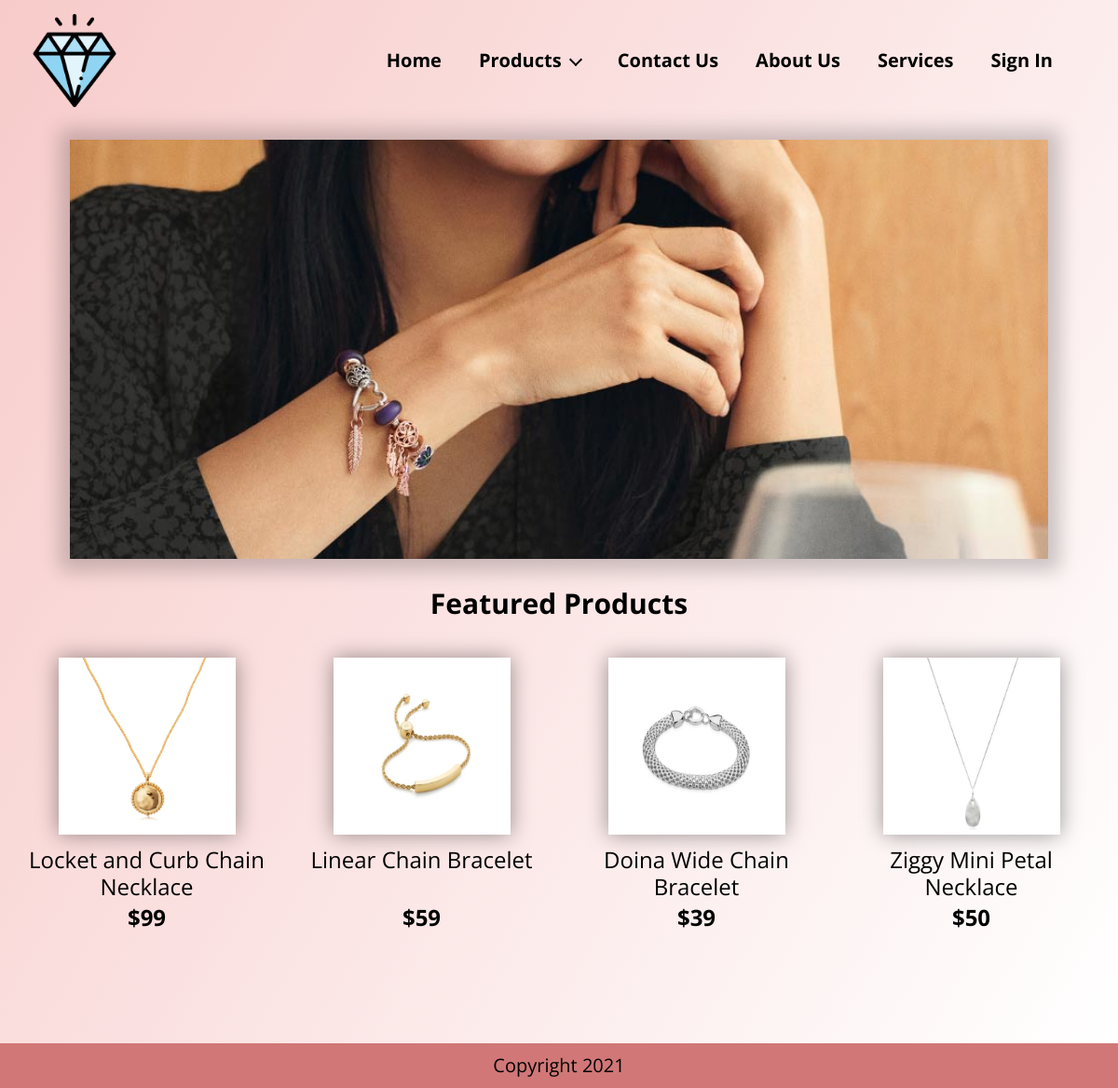
The page / on the database its author committed.
### tables this page shows
CREATE TABLE `products` (
  `id` int(13) NOT NULL,
  `Name` varchar(50) NOT NULL,
  `Category_id` int(5) NOT NULL,
  `Price` int(5) NOT NULL,
  `Colors` varchar(255) NOT NULL,
  `Image` varchar(255) NOT NULL,
  `Description` varchar(255) NOT NULL
);

### index.php (the view)
<?php include 'head.php';?>
<body>
	<div class="main">
		<?php include 'header.php';?>
		<div class="shell">
			<div class="hero">
				<div class="hero__image">
					<img src="assets/images/home.jpg" alt="" width="960" height="460">
				</div>
				<h1>Featured Products</h1>
				<div class="hero__body">
					<div class="products products--home">
						<ul>
						<?php
							include 'php/database_connect.php';
							$query = mysqli_query($databaseConnect, "SELECT * FROM products");
							$allProductsNumber = 0;
							while ($allProducts = mysqli_fetch_array($query)) {
								$allProductsNumber++;
							}
							$numbers = range(1, $allProductsNumber);
							shuffle($numbers);
							$randomProducts = array_slice($numbers, 0, 4);
							for ($i=0; $i < 4; $i++) {
								$query = mysqli_query($databaseConnect, "SELECT * FROM products WHERE id='$randomProducts[$i]'");
								$product = mysqli_fetch_array($query);
								if(strpos($product["Image"], ', ') !== false) {
									$images = explode(', ', $product["Image"]);
									$image = $images[mt_rand(0, 1)];
								} else {
									$image = $product["Image"];
								}
								echo '
									<li>
										<div class="product product--small">
											<div class="product__image">
												<img src="assets/images/' . $image . '" alt="">
											</div>
											<div class="product__body">
												<h2 class="product__title">' . $product["Name"] . '</h2>
												<span>$' . $product["Price"] . '</span>
											</div>
											<a href="product.php?product=' . $product["id"] . '"></a>
										</div>
									</li>
								';
							}
						?>
						</ul>
					</div>
				</div>
			</div>
		</div>
	</div>
	<?php include 'footer.php';?>
</body>
</html>

### head.php (shortened to what this page needs)
<!DOCTYPE html>
<html lang="en">
<head>
	<link rel="stylesheet" href="https://use.fontawesome.com/releases/v5.15.3/css/all.css">
	<link rel="stylesheet" href="assets/style.css" />
</head>

### header.php (shortened to what this page needs)
<header class="header">
	<div class="shell">
		<div class="header__inner">
			<a href="index.php" class="logo">
				<img src="assets/images/logo.png" alt="Logo" width="100" height="100">
			</a>
			<nav class="nav">
				<ul>
					<li>
						<a href="index.php">Home</a>
					</li>
					<li class="has-dropdown">
						<a href="products.php">
							Products
							<i class="ico-arrow"></i>
						</a>
													<?php
														include 'php/database_connect.php';
													?>
					</li>
					<li>
						<a href="contact.php">Contact us</a>
					</li>
					<li>
						<a href="about.php">About us</a>
					</li>
					<li>
						<a href="services.php">Services</a>
					</li>
					<?php
						if(isset($_SESSION['userid'])){
							$userid = $_SESSION['userid'];
							$sqlQuery ="SELECT firstname, lastname FROM users WHERE id='$userid'";
							$result = mysqli_query($databaseConnect, $sqlQuery);
							$row = mysqli_fetch_assoc($result);
							$firstname = $row["firstname"];
							$lastname = $row["lastname"];
							echo '<li><a href="profile.php">'. $firstname. ' ' .$lastname. '</a></li>';
						} else {
							echo '<li>
									<a href="signin-page.php">Sign In</a>
								</li>';
						}
					?>
				</ul>
			</nav>
		</div>
	</div>
</header>

### footer.php (shortened to what this page needs)
<footer class="footer">
	<div>
		<p>Copyright 2021</p>
	</div>
</footer>

### assets/style.css (style rules this page uses)
html, body, div, span, applet, object, iframe, h1, h2, h3, h4, h5, h6, p, blockquote, pre, a, abbr, acronym, address, big, cite, code, del, dfn, em, img, ins, kbd, q, s, samp, small, strike, strong, sub, sup, tt, var, b, u, i, center, dl, dt, dd, ol, ul, li, fieldset, form, label, legend, table, caption, tbody, tfoot, thead, tr, th, td, article, aside, canvas, details, embed, figure, figcaption, footer, header, hgroup, menu, nav, output, ruby, section, summary, time, mark, audio, video { margin: 0; padding: 0; border: 0; font-size: 100%; font: inherit; vertical-align: baseline; }
* { padding: 0; margin: 0; outline: 0; box-sizing: border-box; }
*:before, *:after { box-sizing: inherit; }
img, iframe, video, audio, object { max-width: 100%; }
img, iframe { border: 0 none; }
img { height: auto; display: inline-block; vertical-align: middle; }
article, aside, details, figcaption, figure, footer, header, hgroup, menu, nav, section { display: block; }
body { line-height: 1.2; font-family: 'Open Sans', sans-serif; color: #000; }
a { color: inherit; text-decoration: none; }
ol, ul { list-style: none; }
.main { position: relative; min-height: 100vh; background-image: linear-gradient(120deg, #F7CBCA, #fff); padding: 150px 0 20px; }
.shell { max-width: 1300px; width: 100%; padding: 0 30px; margin: auto; }
.header { padding: 15px 0; position: absolute; top: 0; left: 0; right: 0; z-index: 2; }
.header .header__inner { display: flex; justify-content: space-between; align-items: center; position: relative; }
.logo { transition: transform .4s; }
.nav { font-size: 20px; margin-right: 40px; }
.nav ul { list-style-type: none; display: flex; }
.nav > ul > li + li { margin-left: 40px; }
.nav li.has-dropdown:after { content: ''; position: absolute; width: 110px; height: 40px; display: block; }
.nav a { font-weight: 700; transition: opacity .4s; text-transform: capitalize; }
.products { margin: 40px 0; }
.products ul { list-style-type: none; display: flex; flex-wrap: wrap; margin: 0 -20px; }
.products--home ul { justify-content: space-between; }
.products ul li { flex: 0 0 25%; padding: 0 20px; margin-bottom: 40px; }
.product { height: 100%; display: flex; flex-direction: column; position: relative; transition: transform .4s; }
.product .product__image { width: 280px; height: 280px; flex: 0 0 280px; border: 1px solid #000; }
.product .product__image img { width: 100%; height: 100%; object-fit: cover; }
.product .product__body { position: relative; padding: 22px; background-color: #fff; height: 100%; }
.product .product__title { font-size: 24px; margin-top: 13px; margin-bottom: 13px; }
.product span { position: absolute; bottom: 20px; font-weight: 700; font-size: 24px; }
.product a { position: absolute; top: 0; left: 0; right: 0; bottom: 0; }
.product--small { justify-content: center; align-items: center; }
.product--small .product__image { width: 190px; height: 190px; flex: 0 0 190px; border: transparent; text-align: center; }
.product--small .product__image img { box-shadow: 0 0 22px rgba(0, 0, 0, .4); }
.product--small .product__title { padding-bottom: 40px; }
.product--small .product__body { background-color: transparent; padding: 0; text-align: center; }
.product--small span { left: 50%; transform: translateX(-50%); }
.ico-arrow { width: 10px; height: 10px; display: inline-block; border-bottom: 2px solid #000; border-left: 2px solid #000; transform: rotate(-45deg); margin-left: 5px; margin-bottom: 3px; transition: transform .4s; }
.footer { background-color: #D17777; text-align: center; font-size: 20px; padding: 12px 0; }
.hero { text-align: center; }
.hero__image { width: 100%; height: 450px; padding: 0 45px 0; margin: 0 0 30px; }
.hero img { box-shadow: 1px 1px 20px 12px rgba(0, 0, 0, .2); margin-bottom: 20px; width: 100%; height: 100%; object-fit: cover; }
.hero h1 { font-size: 30px; font-weight: 700; }

### rows shown on the page
products: Image (picture), Name "Locket and Curb Chain Necklace", Price "99"
products: shows a picture, Name "Linear Chain Bracelet", Price "59"
products: shows a picture, Name "Doina Wide Chain Bracelet", Price "39"
products: Image (picture), Name "Ziggy Mini Petal Necklace", Price "50"
